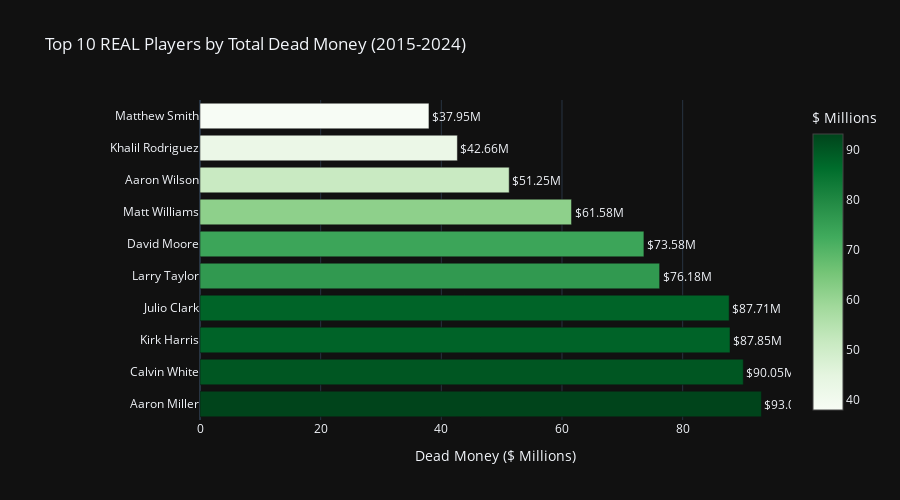

Here is the notebook cell this chart was saved with:
### Code cell
# Clean top 10 players bar chart
top_10_clean = df_clean.groupby('player_name')['dead_cap_hit'].sum().sort_values(ascending=False).head(10)

fig_clean_bar = go.Figure()

fig_clean_bar.add_trace(go.Bar(
    x=top_10_clean.values,
    y=top_10_clean.index,
    orientation='h',
    marker=dict(
        color=top_10_clean.values,
        colorscale='Greens',
        showscale=True,
        colorbar=dict(title="$ Millions")
    ),
    text=[f'${x:.2f}M' for x in top_10_clean.values],
    textposition='outside',
    hovertemplate='<b>%{y}</b><br>Total: $%{x:.2f}M<extra></extra>'
))

fig_clean_bar.update_layout(
    title='Top 10 REAL Players by Total Dead Money (2015-2024)',
    xaxis_title='Dead Money ($ Millions)',
    yaxis_title='',
    template='plotly_dark',
    height=500,
    showlegend=False,
    margin=dict(l=200)
)

fig_clean_bar.write_html('outputs/top_players_clean.html')
print("✅ Saved: outputs/top_players_clean.html")
fig_clean_bar.show()

### Figure 1 — Plotly figure (JSON) as saved in the notebook; plotly's stock layout.template omitted (floating-point values rounded to 4 significant figures)
{"data": [{"hovertemplate": "<b>%{y}</b><br>Total: $%{x:.2f}M<extra></extra>", "marker": {"color": [93.06, 90.05, 87.85, 87.71, 76.18, 73.58, 61.58, 51.25, 42.66, 37.95], "colorbar": {"title": {"text": "$ Millions"}}, "colorscale": [[0, "rgb(247,252,245)"], [0.125, "rgb(229,245,224)"], [0.25, "rgb(199,233,192)"], [0.375, "rgb(161,217,155)"], [0.5, "rgb(116,196,118)"], [0.625, "rgb(65,171,93)"], [0.75, "rgb(35,139,69)"], [0.875, "rgb(0,109,44)"], [1, "rgb(0,68,27)"]], "showscale": true}, "orientation": "h", "text": ["$93.06M", "$90.05M", "$87.85M", "$87.71M", "$76.18M", "$73.58M", "$61.58M", "$51.25M", "$42.66M", "$37.95M"], "textposition": "outside", "type": "bar", "x": [93.06, 90.05, 87.85, 87.71, 76.18, 73.58, 61.58, 51.25, 42.66, 37.95], "y": ["Aaron Miller", "Calvin White", "Kirk Harris", "Julio Clark", "Larry Taylor", "David Moore", "Matt Williams", "Aaron Wilson", "Khalil Rodriguez", "Matthew Smith"]}], "layout": {"height": 500, "margin": {"l": 200}, "showlegend": false, "title": {"text": "Top 10 REAL Players by Total Dead Money (2015-2024)"}, "xaxis": {"title": {"text": "Dead Money ($ Millions)"}}, "yaxis": {"title": {"text": ""}}}}
